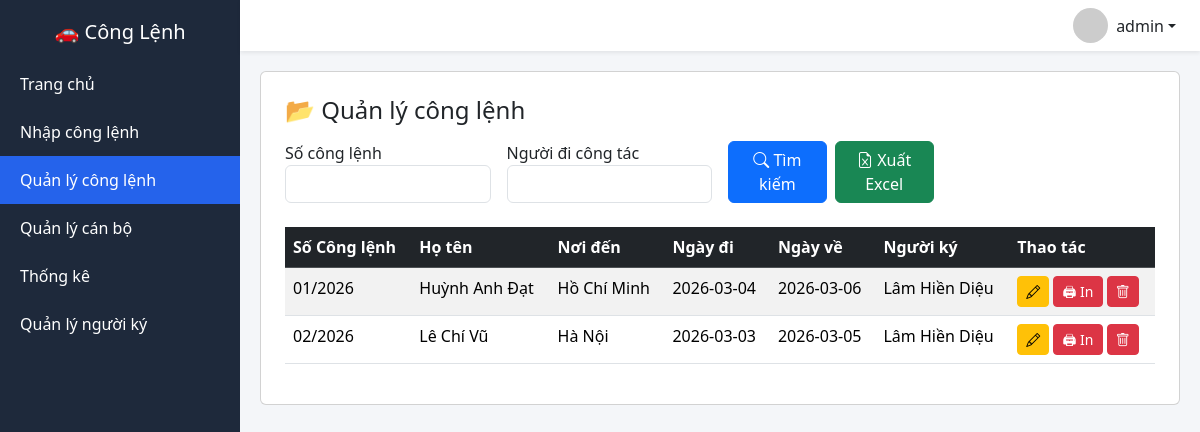
Page /danhsach (signed in) on the earlier database version.
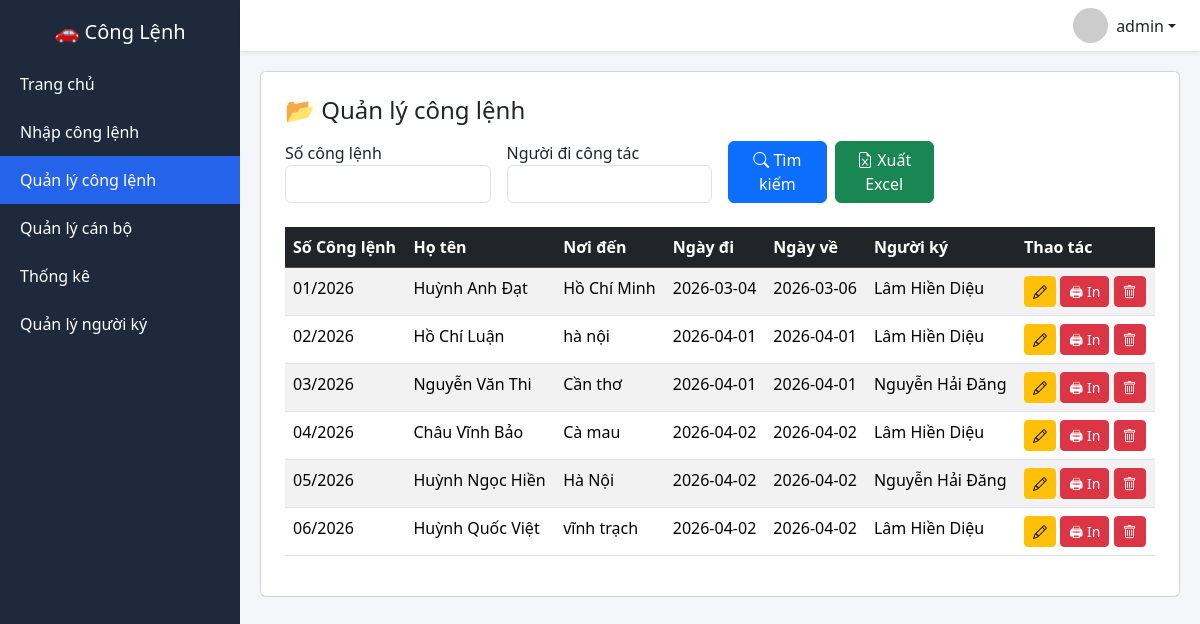
Same page on the later database version.
### tables this page shows
CREATE TABLE conglenh(
       id INTEGER PRIMARY KEY AUTOINCREMENT,
       nam INTEGER,
       so_thu_tu INTEGER,
       so_cong_lenh TEXT UNIQUE,
       ho_ten TEXT,
       chuc_vu TEXT,
        noi_den TEXT,
       ngay_di TEXT,
       ngay_ve TEXT,
       ngay_ky TEXT,
       nguoi_ky TEXT,
      created_at TEXT,
      UNIQUE(nam, so_thu_tu)
   );

### app.py (the view)
@app.route("/danhsach")
def danhsach():
    if not login_required():
        return redirect("/login")
    if not check_role(["admin", "user"]):
        return "Không có quyền!"
    so = request.args.get("so", "").strip()
    ten = request.args.get("ten", "").strip()
    conn = sqlite3.connect(DB)
    conn.row_factory = sqlite3.Row
    c = conn.cursor()
    query = "SELECT * FROM conglenh WHERE 1=1"
    params = []
    if so:
        query += " AND LOWER(so_cong_lenh) LIKE LOWER(?)"
        params.append(f"%{so}%")
    if ten:
        query += " AND LOWER(ho_ten) LIKE LOWER(?)"
        params.append(f"%{ten}%")
    query += " ORDER BY id ASC"
    c.execute(query, params)
    data = c.fetchall()
    conn.close()
    return render_template("danhsach.html", data=data)

### app.py (called while the page is built)
def login_required():
    return "user" in session

def check_role(roles):
    return session.get("role") in roles

@app.before_request
def require_login():
    allowed_routes = [
        "login",
        "static",
        "api_nguoidicongtac",
        "api_nguoiky"
    ]
    if request.endpoint is None:
        return
    if request.endpoint not in allowed_routes and "user" not in session:
        return redirect("/login")

### templates/danhsach.html
{% extends "layout.html" %}
{% block content %}
<div class="card p-4 card-dashboard">
<h4 class="mb-3">📂 Quản lý công lệnh</h4>
<form method="get" class="row g-3 mb-4">
    <div class="col-md-3">
        <label>Số công lệnh</label>
        <input name="so"
               value="{{ request.args.get('so','') }}"
               class="form-control">
    </div>
    <div class="col-md-3">
        <label>Người đi công tác</label>
        <input name="ten"
               value="{{ request.args.get('ten','') }}"
               class="form-control">
    </div>
    <div class="col-md-3 d-flex align-items-end">
        <div class="d-flex gap-2 w-100">
            <button type="submit"
                    class="btn btn-primary w-50">
                <i class="bi bi-search"></i> Tìm kiếm
            </button>
            <a href="/export_excel?so={{request.args.get('so','')}}&ten={{request.args.get('ten','')}}"
               class="btn btn-success w-50">
                <i class="bi bi-file-earmark-excel"></i> Xuất Excel
            </a>
        </div>
    </div>
</form>
<table class="table table-striped table-hover">
<thead class="table-dark">
<tr>
<th>Số Công lệnh</th>
<th>Họ tên</th>
<th>Nơi đến</th>
<th>Ngày đi</th>
<th>Ngày về</th>
<th>Người ký</th>
<th>Thao tác</th>
</tr>
</thead>
<tbody>
{% for row in data %}
<tr>
<td>{{ row['so_cong_lenh'] }}</td>
<td>{{ row['ho_ten'] }}</td>
<td>{{ row['noi_den'] }}</td>
<td>{{ row['ngay_di'] }}</td>
<td>{{ row['ngay_ve'] }}</td>
<td>{{ row['nguoi_ky'] }}</td>
<td>
<a href="/sua/{{row['id']}}" class="btn btn-sm btn-warning">
<i class="bi bi-pencil"></i>
</a>
<a href="/in_word/{{ row['id'] }}"
       target="_blank"
       class="btn btn-sm btn-danger">
       🖨 In
    </a>
<a href="/xoa/{{row['id']}}"
   class="btn btn-sm btn-danger"
   onclick="return confirm('Xóa công lệnh này?')">
<i class="bi bi-trash"></i>
</a>
</td>
</tr>
{% endfor %}
</tbody>
</table>
</div>
{% endblock %}

### templates/layout.html (shortened to what this page needs)
<!DOCTYPE html>
<html lang="vi">
<head>
<link rel="stylesheet" href="/static/mobile.css">
<link href="https://cdn.jsdelivr.net/npm/bootstrap@5.3.2/dist/css/bootstrap.min.css" rel="stylesheet">
<link href="https://cdn.jsdelivr.net/npm/bootstrap-icons/font/bootstrap-icons.css" rel="stylesheet">
</head>
<body>
<div class="sidebar" id="sidebar">
<h5 class="text-center text-white mb-3">🚗 Công Lệnh</h5>
<a href="/" class="{% if request.path == '/' %}active-menu{% endif %}">
Trang chủ
</a>
<a href="/nhap"
class="{% if request.path == '/nhap' %}active-menu{% endif %}
{% if session.get('role') not in ['admin','user', 'viewer'] %} disabled-link{% endif %}"
>
Nhập công lệnh
</a>
<a href="/danhsach"
class="{% if request.path == '/danhsach' %}active-menu{% endif %}
{% if session.get('role') not in ['admin','user'] %} disabled-link{% endif %}"
>
Quản lý công lệnh
</a>
<a href="/quanly_nguoidicongtac"
class="{% if request.path == '/quanly_nguoidicongtac' %}active-menu{% endif %}
{% if session.get('role') not in ['admin','user'] %} disabled-link{% endif %}"
>
Quản lý cán bộ
</a>
<a href="/thongke"
class="{% if request.path == '/thongke' %}active-menu{% endif %}">
Thống kê
</a>
<a href="/quanly_nguoiky"
class="{% if request.path == '/quanly_nguoiky' %}active-menu{% endif %}
{% if session.get('role') not in ['admin','user'] %} disabled-link{% endif %}">
Quản lý người ký
</a>
</div>
<nav class="navbar navbar-light bg-white shadow-sm px-4 topbar">
<div class="ms-auto dropdown">
<a class="d-flex align-items-center text-dark text-decoration-none dropdown-toggle"
href="#"
role="button"
data-bs-toggle="dropdown">
<img src="https://i.pravatar.cc/40"
class="rounded-circle me-2"
width="35">
{{ session.get('user') }}
</a>
</div>
</nav>
<div class="content">
{% block content %}{% endblock %}
</div>
</body>
</html>

### templates/layout.html (style rules this page uses)
body { background:#f4f6f9; margin:0; font-family:Segoe UI,Arial; }
.sidebar { width:240px; position:fixed; height:100%; background:#1e293b; padding-top:20px; transition:0.3s; }
.sidebar a { display:block; padding:12px 20px; color:white; text-decoration:none; transition:0.2s; }
.active-menu { background:#2563eb !important; }
.content { margin-left:240px; padding:20px; transition:0.3s; }
.topbar { margin-left:240px; transition:0.3s; }

Differences in the rows shown:
removed conglenh: so_cong_lenh "02/2026", ho_ten "Lê Chí Vũ", noi_den "Hà Nội", ngay_di "2026-03-03", ngay_ve "2026-03-05", nguoi_ky "Lâm Hiền Diệu"
added conglenh: so_cong_lenh "02/2026", ho_ten "Hồ Chí Luận", noi_den "hà nội", ngay_di "2026-04-01", ngay_ve "2026-04-01", nguoi_ky "Lâm Hiền Diệu"
added conglenh: so_cong_lenh "03/2026", ho_ten "Nguyễn Văn Thi", noi_den "Cần thơ", ngay_di "2026-04-01", ngay_ve "2026-04-01", nguoi_ky "Nguyễn Hải Đăng"
added conglenh: so_cong_lenh "04/2026", ho_ten "Châu Vĩnh Bảo", noi_den "Cà mau", ngay_di "2026-04-02", ngay_ve "2026-04-02", nguoi_ky "Lâm Hiền Diệu"
added conglenh: so_cong_lenh "05/2026", ho_ten "Huỳnh Ngọc Hiền", noi_den "Hà Nội", ngay_di "2026-04-02", ngay_ve "2026-04-02", nguoi_ky "Nguyễn Hải Đăng"
added conglenh: so_cong_lenh "06/2026", ho_ten "Huỳnh Quốc Việt", noi_den "vĩnh trạch", ngay_di "2026-04-02", ngay_ve "2026-04-02", nguoi_ky "Lâm Hiền Diệu"
